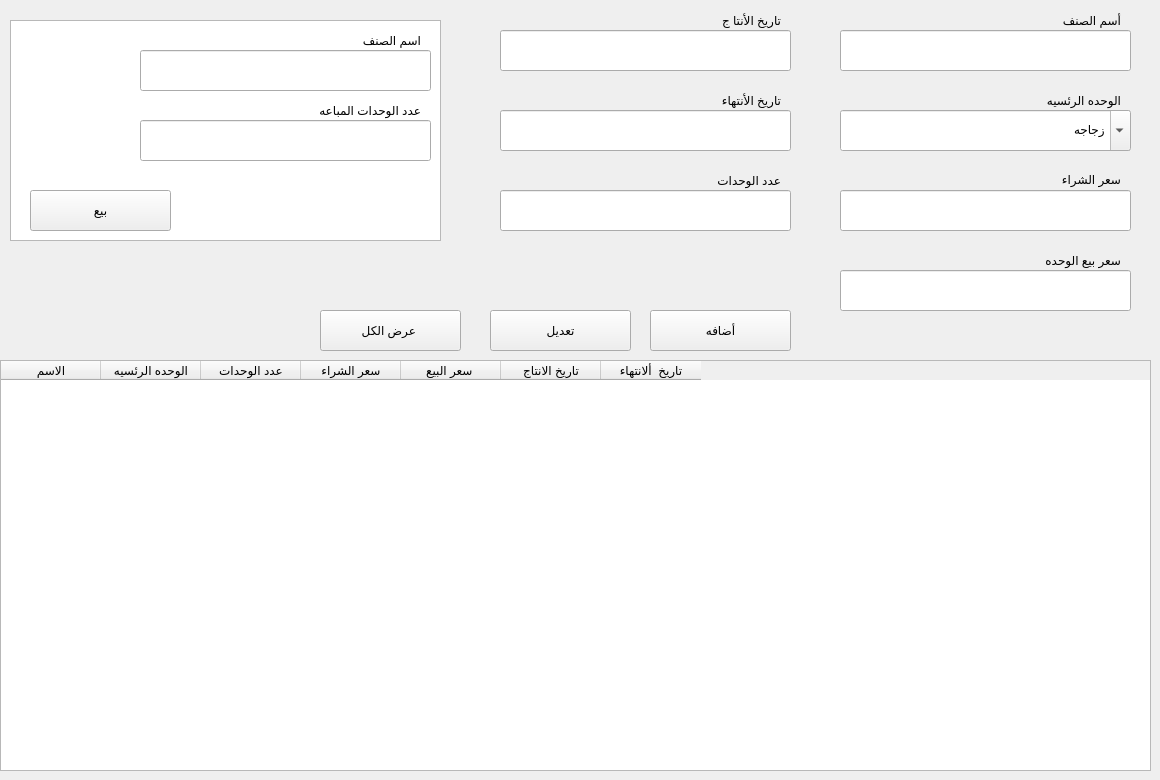
     <widget class="QWidget" name="tab_6">
      <attribute name="title">
       <string>المخزن</string>
      </attribute>
      <widget class="QLabel" name="label_66">
       <property name="geometry">
        <rect>
         <x>1030</x>
         <y>169</y>
         <width>91</width>
         <height>21</height>
        </rect>
       </property>
       <property name="text">
        <string>سعر الشراء</string>
       </property>
      </widget>
      <widget class="QLabel" name="label_64">
       <property name="geometry">
        <rect>
         <x>1020</x>
         <y>90</y>
         <width>101</width>
         <height>20</height>
        </rect>
       </property>
       <property name="text">
        <string>الوحده الرئسيه</string>
       </property>
      </widget>
      <widget class="QLabel" name="label_65">
       <property name="geometry">
        <rect>
         <x>690</x>
         <y>170</y>
         <width>91</width>
         <height>20</height>
        </rect>
       </property>
       <property name="text">
        <string>عدد الوحدات </string>
       </property>
      </widget>
      <widget class="QLabel" name="label_67">
       <property name="geometry">
        <rect>
         <x>1020</x>
         <y>250</y>
         <width>101</width>
         <height>20</height>
        </rect>
       </property>
       <property name="text">
        <string>سعر بيع الوحده</string>
       </property>
      </widget>
      <widget class="QComboBox" name="storge_tab_unit_type_comboBox">
       <property name="geometry">
        <rect>
         <x>840</x>
         <y>110</y>
         <width>291</width>
         <height>41</height>
        </rect>
       </property>
       <property name="mouseTracking">
        <bool>false</bool>
       </property>
       <property name="layoutDirection">
        <enum>Qt::LeftToRight</enum>
       </property>
       <property name="autoFillBackground">
        <bool>false</bool>
       </property>
       <property name="styleSheet">
        <string notr="true"/>
       </property>
       <property name="editable">
        <bool>true</bool>
       </property>
       <item>
        <property name="text">
         <string>زجاجه</string>
        </property>
       </item>
       <item>
        <property name="text">
         <string>علبه</string>
        </property>
       </item>
       <item>
        <property name="text">
         <string>كرتونه</string>
        </property>
       </item>
       <item>
        <property name="text">
         <string>كيلو</string>
        </property>
       </item>
       <item>
        <property name="text">
         <string>جرام</string>
        </property>
       </item>
       <item>
        <property name="text">
         <string>قطعه</string>
        </property>
       </item>
      </widget>
      <widget class="QLabel" name="label_68">
       <property name="geometry">
        <rect>
         <x>700</x>
         <y>10</y>
         <width>81</width>
         <height>20</height>
        </rect>
       </property>
       <property name="text">
        <string>تاريخ الأنتا ج</string>
       </property>
      </widget>
      <widget class="QTableWidget" name="tableWidget_25">
       <property name="geometry">
        <rect>
         <x>0</x>
         <y>360</y>
         <width>1151</width>
         <height>411</height>
        </rect>
       </property>
       <property name="styleSheet">
        <string notr="true"/>
       </property>
       <property name="sizeAdjustPolicy">
        <enum>QAbstractScrollArea::AdjustToContents</enum>
       </property>
       <property name="verticalScrollMode">
        <enum>QAbstractItemView::ScrollPerPixel</enum>
       </property>
       <property name="horizontalScrollMode">
        <enum>QAbstractItemView::ScrollPerPixel</enum>
       </property>
       <column>
        <property name="text">
         <string>الاسم</string>
        </property>
       </column>
       <column>
        <property name="text">
         <string>الوحده الرئسيه</string>
        </property>
       </column>
       <column>
        <property name="text">
         <string>عدد الوحدات</string>
        </property>
       </column>
       <column>
        <property name="text">
         <string>سعر الشراء</string>
        </property>
       </column>
       <column>
        <property name="text">
         <string>سعر البيع </string>
        </property>
       </column>
       <column>
        <property name="text">
         <string>تاريخ الانتاج</string>
        </property>
       </column>
       <column>
        <property name="text">
         <string>تاريخ  ألانتهاء</string>
        </property>
       </column>
      </widget>
      <widget class="QLabel" name="label_63">
       <property name="geometry">
        <rect>
         <x>1040</x>
         <y>10</y>
         <width>81</width>
         <height>20</height>
        </rect>
       </property>
       <property name="text">
        <string>أسم الصنف </string>
       </property>
      </widget>
      <widget class="QLabel" name="label_69">
       <property name="geometry">
        <rect>
         <x>700</x>
         <y>90</y>
         <width>81</width>
         <height>20</height>
        </rect>
       </property>
       <property name="text">
        <string>تاريخ الأنتهاء</string>
       </property>
      </widget>
      <widget class="QPushButton" name="storge_tab_update_btn">
       <property name="geometry">
        <rect>
         <x>490</x>
         <y>310</y>
         <width>141</width>
         <height>41</height>
        </rect>
       </property>
       <property name="styleSheet">
        <string notr="true"/>
       </property>
       <property name="text">
        <string>تعديل</string>
       </property>
      </widget>
      <widget class="QPushButton" name="storge_tab_add_btn">
       <property name="geometry">
        <rect>
         <x>650</x>
         <y>310</y>
         <width>141</width>
         <height>41</height>
        </rect>
       </property>
       <property name="styleSheet">
        <string notr="true"/>
       </property>
       <property name="text">
        <string>أضافه</string>
       </property>
      </widget>
      <widget class="QLineEdit" name="storge_tab_total_numof_unit_line">
       <property name="geometry">
        <rect>
         <x>500</x>
         <y>190</y>
         <width>291</width>
         <height>41</height>
        </rect>
       </property>
       <property name="styleSheet">
        <string notr="true"/>
       </property>
       <property name="text">
        <string/>
       </property>
      </widget>
      <widget class="QLineEdit" name="storge_tab_end_date_line">
       <property name="geometry">
        <rect>
         <x>500</x>
         <y>110</y>
         <width>291</width>
         <height>41</height>
        </rect>
       </property>
       <property name="styleSheet">
        <string notr="true"/>
       </property>
       <property name="text">
        <string/>
       </property>
      </widget>
      <widget class="QLineEdit" name="storge_tab_unit_price_line">
       <property name="geometry">
        <rect>
         <x>840</x>
         <y>270</y>
         <width>291</width>
         <height>41</height>
        </rect>
       </property>
       <property name="styleSheet">
        <string notr="true"/>
       </property>
       <property name="text">
        <string/>
       </property>
      </widget>
      <widget class="QLineEdit" name="storge_tab_product_name_line">
       <property name="geometry">
        <rect>
         <x>840</x>
         <y>30</y>
         <width>291</width>
         <height>41</height>
        </rect>
       </property>
       <property name="styleSheet">
        <string notr="true"/>
       </property>
       <property name="text">
        <string/>
       </property>
      </widget>
      <widget class="QLineEdit" name="storge_tab_made_date_line">
       <property name="geometry">
        <rect>
         <x>500</x>
         <y>30</y>
         <width>291</width>
         <height>41</height>
        </rect>
       </property>
       <property name="styleSheet">
        <string notr="true"/>
       </property>
       <property name="text">
        <string/>
       </property>
      </widget>
      <widget class="QLineEdit" name="storge_tab_buy_price_line">
       <property name="geometry">
        <rect>
         <x>840</x>
         <y>190</y>
         <width>291</width>
         <height>41</height>
        </rect>
       </property>
       <property name="styleSheet">
        <string notr="true"/>
       </property>
       <property name="text">
        <string/>
       </property>
      </widget>
      <widget class="QGraphicsView" name="graphicsView_2">
       <property name="geometry">
        <rect>
         <x>10</x>
         <y>20</y>
         <width>431</width>
         <height>221</height>
        </rect>
       </property>
      </widget>
      <widget class="QLineEdit" name="storge_sellbox_numof_sell_units_line">
       <property name="geometry">
        <rect>
         <x>140</x>
         <y>120</y>
         <width>291</width>
         <height>41</height>
        </rect>
       </property>
       <property name="styleSheet">
        <string notr="true"/>
       </property>
       <property name="text">
        <string/>
       </property>
      </widget>
      <widget class="QLabel" name="label_81">
       <property name="geometry">
        <rect>
         <x>340</x>
         <y>30</y>
         <width>81</width>
         <height>20</height>
        </rect>
       </property>
       <property name="text">
        <string>اسم الصنف</string>
       </property>
      </widget>
      <widget class="QLineEdit" name="storge_sellbox_product_name_line">
       <property name="geometry">
        <rect>
         <x>140</x>
         <y>50</y>
         <width>291</width>
         <height>41</height>
        </rect>
       </property>
       <property name="styleSheet">
        <string notr="true"/>
       </property>
       <property name="text">
        <string/>
       </property>
      </widget>
      <widget class="QPushButton" name="storge_sellbox_sell_btn">
       <property name="geometry">
        <rect>
         <x>30</x>
         <y>190</y>
         <width>141</width>
         <height>41</height>
        </rect>
       </property>
       <property name="styleSheet">
        <string notr="true"/>
       </property>
       <property name="text">
        <string>بيع</string>
       </property>
      </widget>
      <widget class="QLabel" name="label_82">
       <property name="geometry">
        <rect>
         <x>290</x>
         <y>100</y>
         <width>131</width>
         <height>20</height>
        </rect>
       </property>
       <property name="text">
        <string>عدد الوحدات المباعه</string>
       </property>
      </widget>
      <widget class="QPushButton" name="storge_tab_showall_btn">
       <property name="geometry">
        <rect>
         <x>320</x>
         <y>310</y>
         <width>141</width>
         <height>41</height>
        </rect>
       </property>
       <property name="styleSheet">
        <string notr="true"/>
       </property>
       <property name="text">
        <string>عرض الكل </string>
       </property>
      </widget>
     </widget>
